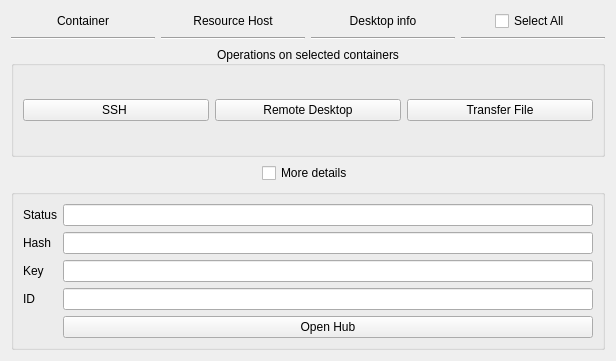
<?xml version="1.0" encoding="UTF-8"?>
<ui version="4.0">
 <class>DlgEnvironment</class>
 <widget class="QWidget" name="DlgEnvironment">
  <property name="geometry">
   <rect>
    <x>0</x>
    <y>0</y>
    <width>616</width>
    <height>361</height>
   </rect>
  </property>
  <property name="windowTitle">
   <string>Form</string>
  </property>
  <layout class="QGridLayout" name="gridLayout">
   <item row="0" column="3" alignment="Qt::AlignHCenter">
    <widget class="QCheckBox" name="select_all">
     <property name="text">
      <string>Select All</string>
     </property>
    </widget>
   </item>
   <item row="2" column="0">
    <layout class="QVBoxLayout" name="cont_name"/>
   </item>
   <item row="5" column="0" colspan="4">
    <widget class="QGroupBox" name="groupBox">
     <property name="title">
      <string>Operations on selected containers</string>
     </property>
     <property name="alignment">
      <set>Qt::AlignCenter</set>
     </property>
     <layout class="QGridLayout" name="gridLayout_3">
      <item row="0" column="0">
       <widget class="QPushButton" name="btn_ssh_selected">
        <property name="text">
         <string>SSH </string>
        </property>
       </widget>
      </item>
      <item row="0" column="2">
       <widget class="QPushButton" name="btn_desktop_selected">
        <property name="text">
         <string>Remote Desktop</string>
        </property>
       </widget>
      </item>
      <item row="0" column="3">
       <widget class="QPushButton" name="btn_upload_selected">
        <property name="text">
         <string>Transfer File</string>
        </property>
       </widget>
      </item>
     </layout>
    </widget>
   </item>
   <item row="2" column="1">
    <layout class="QVBoxLayout" name="cont_rhip"/>
   </item>
   <item row="6" column="0" colspan="4" alignment="Qt::AlignHCenter">
    <widget class="QCheckBox" name="cb_details">
     <property name="layoutDirection">
      <enum>Qt::LeftToRight</enum>
     </property>
     <property name="text">
      <string>More details</string>
     </property>
    </widget>
   </item>
   <item row="8" column="0" colspan="4">
    <widget class="QGroupBox" name="gr_details">
     <property name="title">
      <string/>
     </property>
     <layout class="QGridLayout" name="gridLayout_2">
      <item row="1" column="0">
       <widget class="QLabel" name="label_2">
        <property name="text">
         <string>Hash</string>
        </property>
       </widget>
      </item>
      <item row="3" column="0">
       <widget class="QLabel" name="label_4">
        <property name="text">
         <string>ID</string>
        </property>
       </widget>
      </item>
      <item row="0" column="1">
       <widget class="QLineEdit" name="le_env_status"/>
      </item>
      <item row="3" column="1">
       <widget class="QLineEdit" name="le_env_id"/>
      </item>
      <item row="2" column="1">
       <widget class="QLineEdit" name="le_env_key"/>
      </item>
      <item row="1" column="1">
       <widget class="QLineEdit" name="le_env_hash"/>
      </item>
      <item row="0" column="0">
       <widget class="QLabel" name="label">
        <property name="text">
         <string>Status</string>
        </property>
       </widget>
      </item>
      <item row="2" column="0">
       <widget class="QLabel" name="label_3">
        <property name="text">
         <string>Key</string>
        </property>
       </widget>
      </item>
      <item row="4" column="1">
       <widget class="QPushButton" name="btn_open_hub">
        <property name="text">
         <string>Open Hub</string>
        </property>
       </widget>
      </item>
     </layout>
    </widget>
   </item>
   <item row="1" column="0">
    <widget class="Line" name="line">
     <property name="orientation">
      <enum>Qt::Horizontal</enum>
     </property>
    </widget>
   </item>
   <item row="2" column="3">
    <layout class="QVBoxLayout" name="cont_select"/>
   </item>
   <item row="1" column="1">
    <widget class="Line" name="line_2">
     <property name="orientation">
      <enum>Qt::Horizontal</enum>
     </property>
    </widget>
   </item>
   <item row="1" column="3">
    <widget class="Line" name="line_6">
     <property name="orientation">
      <enum>Qt::Horizontal</enum>
     </property>
    </widget>
   </item>
   <item row="0" column="0">
    <widget class="QLabel" name="label_9">
     <property name="text">
      <string>Container</string>
     </property>
     <property name="alignment">
      <set>Qt::AlignCenter</set>
     </property>
    </widget>
   </item>
   <item row="1" column="2">
    <widget class="Line" name="line_9">
     <property name="orientation">
      <enum>Qt::Horizontal</enum>
     </property>
    </widget>
   </item>
   <item row="0" column="2">
    <widget class="QLabel" name="label_5">
     <property name="text">
      <string>Desktop info</string>
     </property>
     <property name="alignment">
      <set>Qt::AlignCenter</set>
     </property>
    </widget>
   </item>
   <item row="2" column="2">
    <layout class="QVBoxLayout" name="cont_desktop_info"/>
   </item>
   <item row="0" column="1">
    <widget class="QLabel" name="label_8">
     <property name="text">
      <string>Resource Host</string>
     </property>
     <property name="alignment">
      <set>Qt::AlignCenter</set>
     </property>
    </widget>
   </item>
  </layout>
 </widget>
 <resources/>
 <connections/>
</ui>
